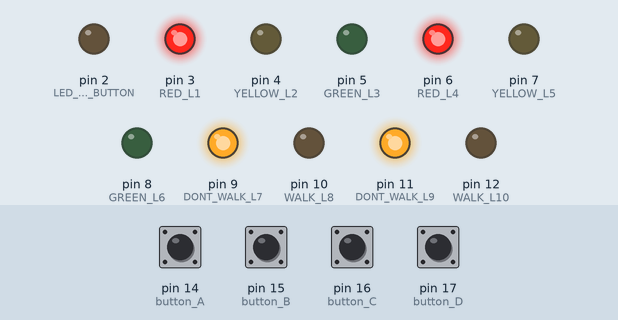
A sketch run on a simulated Arduino Uno, built with avr-gcc and run on an emulated ATmega328P. Parts: output pins drawn as LEDs (lit = HIGH). Inputs (shaded band) come from the test bench; at power-on: pin 14 (button_A), pin 15 (button_B), pin 16 (button_C), pin 17 (button_D) HIGH.

Above: at 1.2 s.
1.3 s: pin 14 (button_A) pulled LOW for 1 s
At 3.3 s:
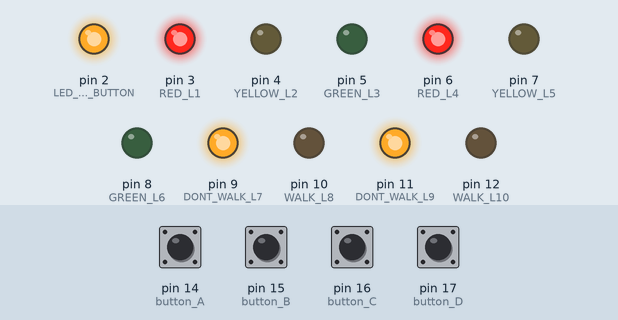
5.3 s: pin 15 (button_B) pulled LOW for 1 s
At 8.3 s:
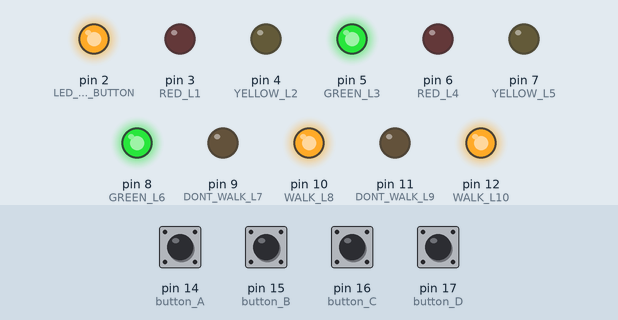
11.6 s: pin 16 (button_C) pulled LOW for 1 s
At 15.8 s:
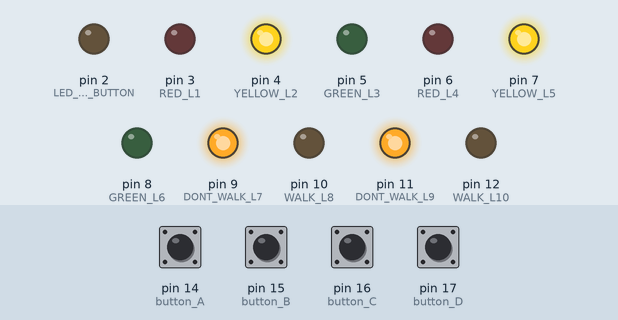
17.1 s: pin 17 (button_D) pulled LOW for 1 s
At 18.9 s:
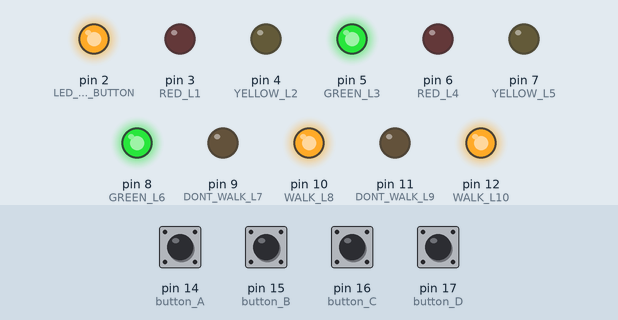
Timing chart, 0 to 33.9 s (numbered marks = the images above; inputs shaded):
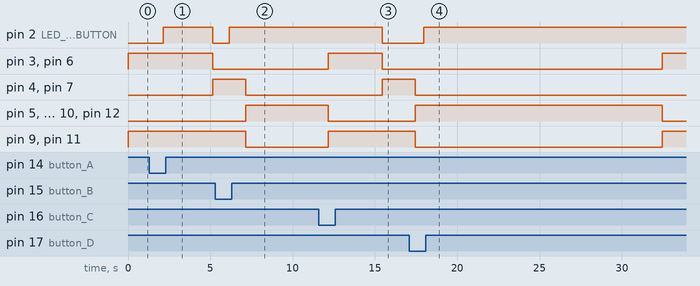

Measured:
- after the input at 1.3 s, pin 2 (LED_PRESSED_BUTTON): LOW → HIGH after 0.86 s, → LOW 3.0 s later; pin 3 (RED_L1), pin 6 (RED_L4): HIGH → LOW after 3.9 s; pin 4 (YELLOW_L2), pin 7 (YELLOW_L5): LOW → HIGH after 3.9 s
- after the input at 5.3 s, pin 2 (LED_PRESSED_BUTTON): LOW → HIGH after 0.86 s; pin 3 (RED_L1): stays LOW (without the input it goes to HIGH after 4.9 s)
- after the input at 11.6 s, pin 2 (LED_PRESSED_BUTTON): HIGH → LOW after 3.9 s; pin 4 (YELLOW_L2), pin 7 (YELLOW_L5): LOW → HIGH after 3.9 s
- after the input at 17.1 s, pin 2 (LED_PRESSED_BUTTON): LOW → HIGH after 0.86 s

The sketch:

10ch_Arduino_NANO_buttons.ino
```cpp
#define LED_PRESSED_BUTTON 2
#define             RED_L1 3
#define          YELLOW_L2 4
#define           GREEN_L3 5
#define             RED_L4 6
#define          YELLOW_L5 7
#define           GREEN_L6 8
#define       DONT_WALK_L7 9
#define            WALK_L8 10
#define       DONT_WALK_L9 11
#define            WALK_L10 12

#define clock_speed 3000

#include "OneButton.h"
#include <TimerOne.h>

OneButton button_A(14, true, false);
OneButton button_B(15, true, false);
OneButton button_C(16, true, false);
OneButton button_D(17, true, false);

unsigned int new_Event = 0;
unsigned int myTime = 0;

void setup() {

  pinMode(LED_PRESSED_BUTTON, OUTPUT);
  pinMode(RED_L1, OUTPUT);
  pinMode(YELLOW_L2, OUTPUT);
  pinMode(GREEN_L3, OUTPUT);
  pinMode(RED_L4, OUTPUT);
  pinMode(YELLOW_L5, OUTPUT);
  pinMode(GREEN_L6, OUTPUT);
  pinMode(DONT_WALK_L7, OUTPUT);
  pinMode(WALK_L8, OUTPUT);
  pinMode(DONT_WALK_L9, OUTPUT);
  pinMode(WALK_L10, OUTPUT);

  button_A.attachLongPressStart(click1);
  button_B.attachLongPressStart(click2);
  button_C.attachLongPressStart(click3);
  button_D.attachLongPressStart(click4);

  Timer1.attachInterrupt(timerIsr);
  Timer1.initialize(5000);

  Serial.begin(115200);

}

void timerIsr() {

  button_A.tick();
  button_B.tick();
  button_C.tick();
  button_D.tick();

}

void loop() {

 //digitalWrite(RED_L1, HIGH); delay(clock_speed); digitalWrite(RED_L1, LOW);
 //digitalWrite(YELLOW_L2, HIGH); delay(clock_speed); digitalWrite(YELLOW_L2, LOW);
 //digitalWrite(GREEN_L3, HIGH); delay(clock_speed); digitalWrite(GREEN_L3, LOW);

 do {
     digitalWrite(RED_L1, HIGH); digitalWrite(RED_L4, HIGH);
     digitalWrite(DONT_WALK_L7, HIGH); digitalWrite(DONT_WALK_L9, HIGH);
     digitalWrite(WALK_L8, LOW); digitalWrite(WALK_L10, LOW);
    } while(new_Event == 0);

 delay(3000);

 digitalWrite(LED_PRESSED_BUTTON, LOW);

 digitalWrite(RED_L1, LOW); digitalWrite(RED_L4, LOW);

 digitalWrite(YELLOW_L2, HIGH); digitalWrite(YELLOW_L5, HIGH); delay(2000);
 digitalWrite(YELLOW_L2, LOW); digitalWrite(YELLOW_L5, LOW);
 digitalWrite(DONT_WALK_L7, LOW); digitalWrite(DONT_WALK_L9, LOW);

 digitalWrite(GREEN_L3, HIGH); digitalWrite(GREEN_L6, HIGH);
 digitalWrite(WALK_L8, HIGH); digitalWrite(WALK_L10, HIGH);
 delay(myTime);
 digitalWrite(GREEN_L3, LOW);  digitalWrite(GREEN_L6, LOW);
 new_Event = 0;

}

void click1() {
                new_Event = 1;
                myTime = 3000;
                digitalWrite(LED_PRESSED_BUTTON, HIGH);
              }


void click2() {
                new_Event = 1;
                myTime = 5000;
                digitalWrite(LED_PRESSED_BUTTON, HIGH);
              }

void click3() {
                new_Event = 1;
                myTime = 15000;
                digitalWrite(LED_PRESSED_BUTTON, HIGH);
              }

void click4() {
                new_Event = 1;
                myTime = 30000;
                digitalWrite(LED_PRESSED_BUTTON, HIGH);
              }
```
